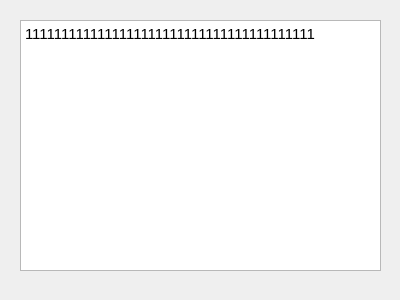
<?xml version="1.0" encoding="UTF-8"?>
<ui version="4.0">
 <class>QvkCameraNG</class>
 <widget class="QWidget" name="QvkCameraNG">
  <property name="geometry">
   <rect>
    <x>0</x>
    <y>0</y>
    <width>400</width>
    <height>300</height>
   </rect>
  </property>
  <property name="windowTitle">
   <string>Form</string>
  </property>
  <widget class="QTextEdit" name="textEdit">
   <property name="geometry">
    <rect>
     <x>20</x>
     <y>20</y>
     <width>361</width>
     <height>251</height>
    </rect>
   </property>
   <property name="html">
    <string>&lt;!DOCTYPE HTML PUBLIC &quot;-//W3C//DTD HTML 4.0//EN&quot; &quot;http://www.w3.org/TR/REC-html40/strict.dtd&quot;&gt;
&lt;html&gt;&lt;head&gt;&lt;meta name=&quot;qrichtext&quot; content=&quot;1&quot; /&gt;&lt;meta charset=&quot;utf-8&quot; /&gt;&lt;style type=&quot;text/css&quot;&gt;
p, li { white-space: pre-wrap; }
hr { height: 1px; border-width: 0; }
li.unchecked::marker { content: &quot;\2610&quot;; }
li.checked::marker { content: &quot;\2612&quot;; }
&lt;/style&gt;&lt;/head&gt;&lt;body style=&quot; font-family:'Noto Sans'; font-size:11pt; font-weight:400; font-style:normal;&quot;&gt;
&lt;p style=&quot; margin-top:0px; margin-bottom:0px; margin-left:0px; margin-right:0px; -qt-block-indent:0; text-indent:0px;&quot;&gt;1111111111111111111111111111111111111111&lt;/p&gt;
&lt;p style=&quot;-qt-paragraph-type:empty; margin-top:0px; margin-bottom:0px; margin-left:0px; margin-right:0px; -qt-block-indent:0; text-indent:0px;&quot;&gt;&lt;br /&gt;&lt;/p&gt;&lt;/body&gt;&lt;/html&gt;</string>
   </property>
  </widget>
 </widget>
 <resources/>
 <connections/>
</ui>
